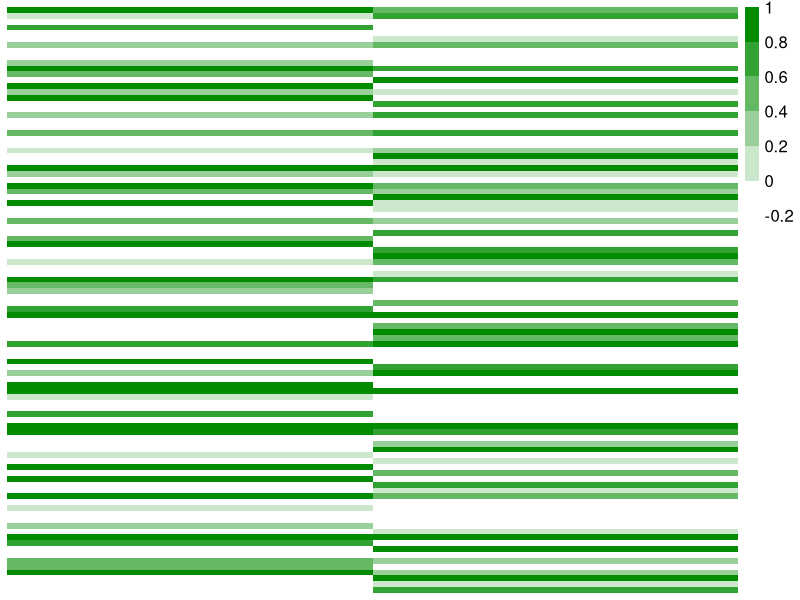

This chart was generated by the following R code:
library(fastcluster)
library("pheatmap")
i=1
name="legend_meHeatmap"
DEmatrix=cbind(rnorm(100), rnorm(100))
myCol <- c(colorRampPalette(c("white", "green4"))(6))
myBreaks <- c(-.2, 0, .2, .4, .6, .8, 1)
png(paste(name, ".png", sep=""), height = 2000, width = 2000, res = 300)
pheatmap(DEmatrix, border_color=NA, color=myCol, breaks=myBreaks, cluster_rows=FALSE, cluster_cols=FALSE, scale="none", fontsize = 12, fontsize_col=32, legend=T)
dev.off()
